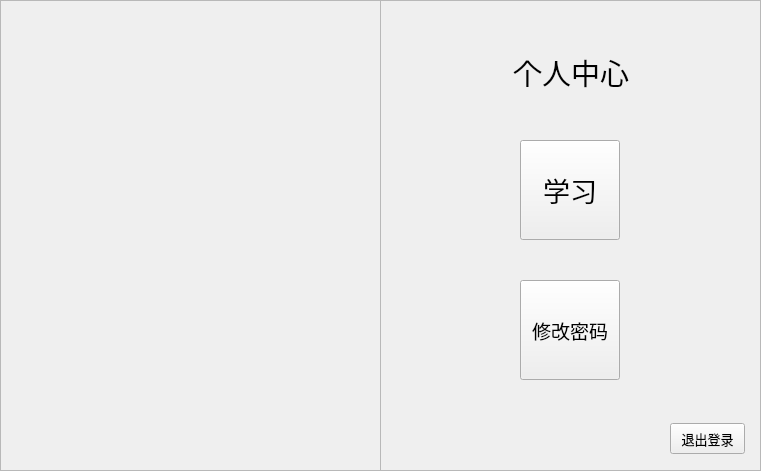
<?xml version="1.0" encoding="UTF-8"?>
<ui version="4.0">
 <class>space</class>
 <widget class="QWidget" name="space">
  <property name="geometry">
   <rect>
    <x>0</x>
    <y>0</y>
    <width>761</width>
    <height>471</height>
   </rect>
  </property>
  <property name="windowTitle">
   <string>Dialog</string>
  </property>
  <widget class="QFrame" name="frame">
   <property name="geometry">
    <rect>
     <x>0</x>
     <y>0</y>
     <width>761</width>
     <height>471</height>
    </rect>
   </property>
   <property name="frameShape">
    <enum>QFrame::Shape::StyledPanel</enum>
   </property>
   <property name="frameShadow">
    <enum>QFrame::Shadow::Raised</enum>
   </property>
   <widget class="QFrame" name="frame_pic">
    <property name="geometry">
     <rect>
      <x>0</x>
      <y>0</y>
      <width>381</width>
      <height>471</height>
     </rect>
    </property>
    <property name="sizePolicy">
     <sizepolicy hsizetype="Fixed" vsizetype="Fixed">
      <horstretch>0</horstretch>
      <verstretch>0</verstretch>
     </sizepolicy>
    </property>
    <property name="styleSheet">
     <string notr="true"/>
    </property>
    <property name="frameShape">
     <enum>QFrame::Shape::StyledPanel</enum>
    </property>
    <property name="frameShadow">
     <enum>QFrame::Shadow::Raised</enum>
    </property>
   </widget>
   <widget class="QFrame" name="frame_login_background">
    <property name="geometry">
     <rect>
      <x>380</x>
      <y>0</y>
      <width>381</width>
      <height>471</height>
     </rect>
    </property>
    <property name="styleSheet">
     <string notr="true"/>
    </property>
    <property name="frameShape">
     <enum>QFrame::Shape::StyledPanel</enum>
    </property>
    <property name="frameShadow">
     <enum>QFrame::Shadow::Raised</enum>
    </property>
    <widget class="QPushButton" name="btn_toStudyCenter">
     <property name="geometry">
      <rect>
       <x>140</x>
       <y>140</y>
       <width>100</width>
       <height>100</height>
      </rect>
     </property>
     <property name="sizePolicy">
      <sizepolicy hsizetype="Fixed" vsizetype="Fixed">
       <horstretch>0</horstretch>
       <verstretch>0</verstretch>
      </sizepolicy>
     </property>
     <property name="minimumSize">
      <size>
       <width>100</width>
       <height>100</height>
      </size>
     </property>
     <property name="maximumSize">
      <size>
       <width>100</width>
       <height>100</height>
      </size>
     </property>
     <property name="font">
      <font>
       <family>Arial</family>
       <pointsize>20</pointsize>
      </font>
     </property>
     <property name="text">
      <string>学习</string>
     </property>
    </widget>
    <widget class="QWidget" name="layoutWidget_3">
     <property name="geometry">
      <rect>
       <x>0</x>
       <y>50</y>
       <width>381</width>
       <height>44</height>
      </rect>
     </property>
     <layout class="QHBoxLayout" name="horizontalLayout_7">
      <item>
       <spacer name="horizontalSpacer">
        <property name="orientation">
         <enum>Qt::Orientation::Horizontal</enum>
        </property>
        <property name="sizeHint" stdset="0">
         <size>
          <width>68</width>
          <height>20</height>
         </size>
        </property>
       </spacer>
      </item>
      <item>
       <widget class="QLabel" name="label_userspace">
        <property name="font">
         <font>
          <family>Arial</family>
          <pointsize>22</pointsize>
         </font>
        </property>
        <property name="acceptDrops">
         <bool>false</bool>
        </property>
        <property name="layoutDirection">
         <enum>Qt::LayoutDirection::LeftToRight</enum>
        </property>
        <property name="styleSheet">
         <string notr="true"/>
        </property>
        <property name="text">
         <string>个人中心</string>
        </property>
       </widget>
      </item>
      <item>
       <spacer name="horizontalSpacer_2">
        <property name="orientation">
         <enum>Qt::Orientation::Horizontal</enum>
        </property>
        <property name="sizeHint" stdset="0">
         <size>
          <width>68</width>
          <height>20</height>
         </size>
        </property>
       </spacer>
      </item>
     </layout>
    </widget>
    <widget class="QPushButton" name="btn_toChangepwd">
     <property name="geometry">
      <rect>
       <x>140</x>
       <y>280</y>
       <width>100</width>
       <height>100</height>
      </rect>
     </property>
     <property name="sizePolicy">
      <sizepolicy hsizetype="Fixed" vsizetype="Fixed">
       <horstretch>0</horstretch>
       <verstretch>0</verstretch>
      </sizepolicy>
     </property>
     <property name="minimumSize">
      <size>
       <width>100</width>
       <height>100</height>
      </size>
     </property>
     <property name="maximumSize">
      <size>
       <width>100</width>
       <height>100</height>
      </size>
     </property>
     <property name="font">
      <font>
       <family>Arial</family>
       <pointsize>14</pointsize>
      </font>
     </property>
     <property name="text">
      <string>修改密码</string>
     </property>
    </widget>
    <widget class="QPushButton" name="btn_retTologin">
     <property name="geometry">
      <rect>
       <x>290</x>
       <y>423</y>
       <width>75</width>
       <height>31</height>
      </rect>
     </property>
     <property name="sizePolicy">
      <sizepolicy hsizetype="Fixed" vsizetype="Fixed">
       <horstretch>0</horstretch>
       <verstretch>0</verstretch>
      </sizepolicy>
     </property>
     <property name="minimumSize">
      <size>
       <width>0</width>
       <height>0</height>
      </size>
     </property>
     <property name="font">
      <font>
       <family>Arial</family>
       <pointsize>10</pointsize>
      </font>
     </property>
     <property name="text">
      <string>退出登录</string>
     </property>
    </widget>
   </widget>
  </widget>
 </widget>
 <resources/>
 <connections/>
</ui>
